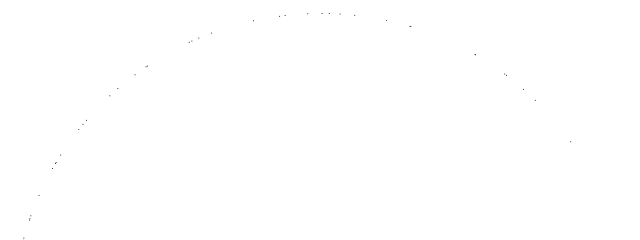
Frame 1 (no input)
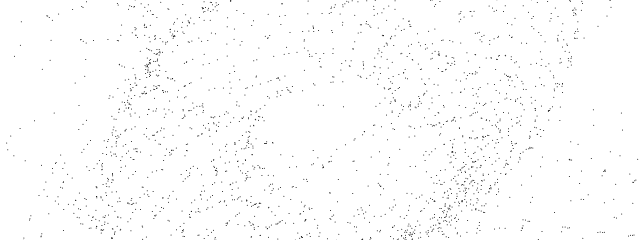
Frame 60 (no input)
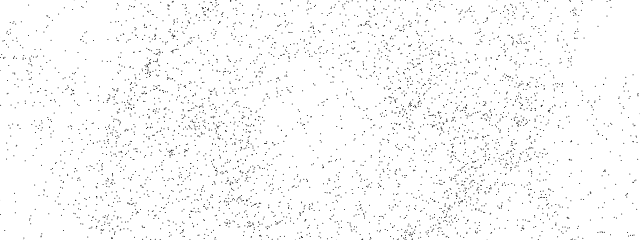
Frame 120 (the mouse pressed at the canvas centre since frame 60)

The p5.js sketch that drew these frames (run headless with seeded random() and noise() and a simulated clock; from frame 60 on, the mouse is pressed at the canvas centre):

// p5.js sketch
// ── sketch.js
class Body {
    constructor(x, y, m) {
        this.position = createVector(x, y);
        this.velocity = createVector();
        this.acceleration = createVector();
        this.mass = m;
        this.radius = m / 2;
    }

    applyForce(force) {
        let f = p5.Vector.div(force, this.mass);
        this.acceleration.add(f);
    }

    update() {
        this.velocity.add(this.acceleration);
        this.position.add(this.velocity);
        this.acceleration.mult(0);
    }

    show() {
        stroke(0);
        fill(175);
        point(this.position.x, this.position.y);
        //circle(this.position.x, this.position.y, this.mass * 2);
    }

    attract(other) {
        let force = p5.Vector.sub(this.position, other.position);
        let distance = force.mag();
        distance = constrain(distance, 5, 25);

        let strength = (G * (this.mass * other.mass)) / (distance * distance);
        force.setMag(strength);

        other.applyForce(force);
    }

}

let G = 1.0;
let NUM_BODIES = 100;
let bodies = [];

let greatAttractor;

function setup() {
    createCanvas(640, 240);

    for (let i = 0; i < NUM_BODIES; i++) {
        let angle = random(0, 360);
        let x = map(sin(angle), -1, 1, 0, width);
        let y = map(cos(angle), -1, 1, 0, width);

        let body = new Body(
            x, y, 3
        );
        // set an initial velocity
        let clockwise = angle + 90;
        body.velocity = createVector(
            sin(clockwise),
            cos(clockwise),
        ).mult(20);
        bodies.push(body);
    }

    greatAttractor = new Body(
        width / 2,
        height / 2,
        3000
    )
}

function draw() {
    // background(220, 30);



    for (let i = 0; i < bodies.length; i++) {
        let body = bodies[i];
        greatAttractor.attract(body);

        for (let j = 0; j < bodies.length; j++) {
            if (i !== j) {
                let other = bodies[j];
                body.attract(other);
            }
        }
    }



    for (let i = 0; i < bodies.length; i++) {
        let body = bodies[i];
        body.update();
        body.show();
    }
}
